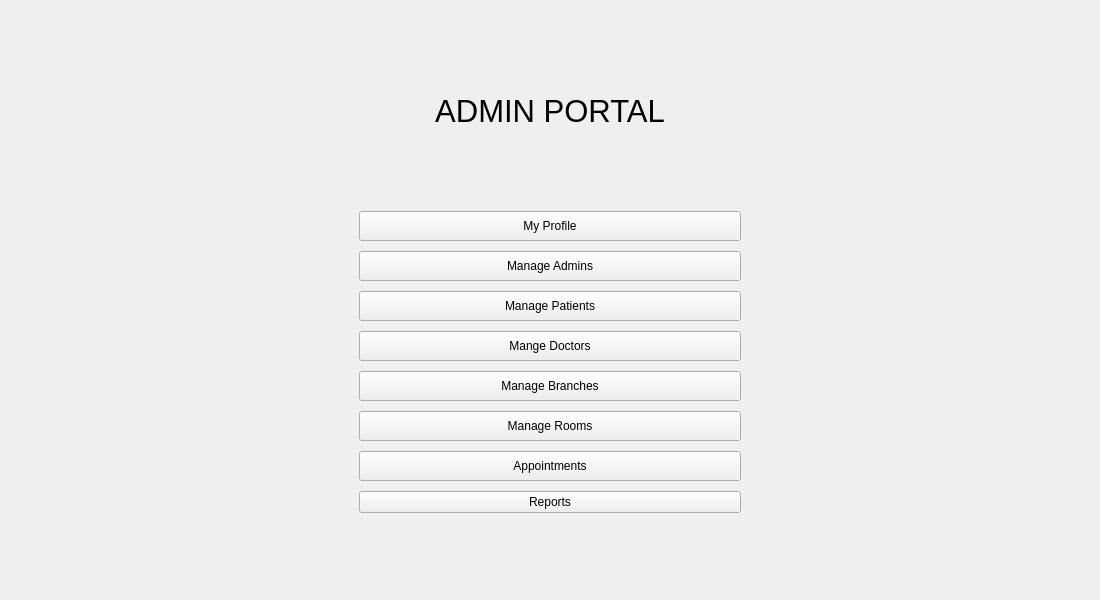
<?xml version="1.0" encoding="UTF-8"?>
<ui version="4.0">
 <class>Frame</class>
 <widget class="QFrame" name="Frame">
  <property name="geometry">
   <rect>
    <x>0</x>
    <y>0</y>
    <width>1100</width>
    <height>600</height>
   </rect>
  </property>
  <property name="minimumSize">
   <size>
    <width>1100</width>
    <height>600</height>
   </size>
  </property>
  <property name="windowTitle">
   <string>Frame</string>
  </property>
  <layout class="QGridLayout" name="gridLayout_4">
   <item row="0" column="0">
    <widget class="QWidget" name="widget" native="true">
     <property name="minimumSize">
      <size>
       <width>0</width>
       <height>30</height>
      </size>
     </property>
     <property name="maximumSize">
      <size>
       <width>400</width>
       <height>650</height>
      </size>
     </property>
     <layout class="QGridLayout" name="gridLayout_3">
      <property name="spacing">
       <number>9</number>
      </property>
      <item row="0" column="0">
       <widget class="QLabel" name="admin_label">
        <property name="sizePolicy">
         <sizepolicy hsizetype="Preferred" vsizetype="Preferred">
          <horstretch>0</horstretch>
          <verstretch>0</verstretch>
         </sizepolicy>
        </property>
        <property name="minimumSize">
         <size>
          <width>0</width>
          <height>30</height>
         </size>
        </property>
        <property name="maximumSize">
         <size>
          <width>16777215</width>
          <height>50</height>
         </size>
        </property>
        <property name="font">
         <font>
          <pointsize>23</pointsize>
         </font>
        </property>
        <property name="styleSheet">
         <string notr="true"/>
        </property>
        <property name="text">
         <string>ADMIN PORTAL</string>
        </property>
        <property name="alignment">
         <set>Qt::AlignmentFlag::AlignCenter</set>
        </property>
       </widget>
      </item>
      <item row="1" column="0">
       <layout class="QVBoxLayout" name="verticalLayout">
        <property name="spacing">
         <number>10</number>
        </property>
        <item>
         <widget class="QPushButton" name="admin_my_profile">
          <property name="minimumSize">
           <size>
            <width>0</width>
            <height>30</height>
           </size>
          </property>
          <property name="text">
           <string>My Profile</string>
          </property>
         </widget>
        </item>
        <item>
         <widget class="QPushButton" name="admin_mange_admins">
          <property name="minimumSize">
           <size>
            <width>0</width>
            <height>30</height>
           </size>
          </property>
          <property name="text">
           <string>Manage Admins</string>
          </property>
         </widget>
        </item>
        <item>
         <widget class="QPushButton" name="admin_manage_patients">
          <property name="enabled">
           <bool>true</bool>
          </property>
          <property name="minimumSize">
           <size>
            <width>0</width>
            <height>30</height>
           </size>
          </property>
          <property name="text">
           <string>Manage Patients</string>
          </property>
          <property name="default">
           <bool>false</bool>
          </property>
         </widget>
        </item>
        <item>
         <widget class="QPushButton" name="admin_manage_doctors">
          <property name="minimumSize">
           <size>
            <width>0</width>
            <height>30</height>
           </size>
          </property>
          <property name="text">
           <string>Mange Doctors</string>
          </property>
         </widget>
        </item>
        <item>
         <widget class="QPushButton" name="admin_manage_branches">
          <property name="minimumSize">
           <size>
            <width>0</width>
            <height>30</height>
           </size>
          </property>
          <property name="text">
           <string>Manage Branches</string>
          </property>
         </widget>
        </item>
        <item>
         <widget class="QPushButton" name="admin_manage_rooms">
          <property name="minimumSize">
           <size>
            <width>0</width>
            <height>30</height>
           </size>
          </property>
          <property name="text">
           <string>Manage Rooms</string>
          </property>
         </widget>
        </item>
        <item>
         <widget class="QPushButton" name="admin_manage_appointments">
          <property name="minimumSize">
           <size>
            <width>0</width>
            <height>30</height>
           </size>
          </property>
          <property name="text">
           <string>Appointments</string>
          </property>
         </widget>
        </item>
        <item>
         <widget class="QPushButton" name="report_button">
          <property name="text">
           <string>Reports</string>
          </property>
         </widget>
        </item>
       </layout>
      </item>
     </layout>
    </widget>
   </item>
  </layout>
 </widget>
 <resources/>
 <connections/>
</ui>
